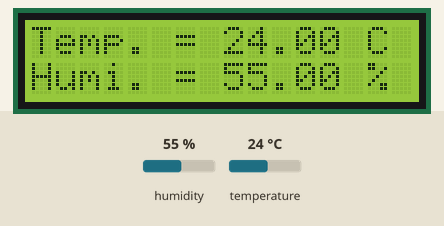
The sketch below on a simulated Arduino Uno, built with avr-gcc and run on an emulated ATmega328P. Shown: 16×2 character LCD. The inputs (shaded band) are chosen by the test bench; at power-on: humidity 55 %, temperature 24 °C.

Above: at 1.2 s.
1.3 s: humidity set to 22 %
At 3.1 s:
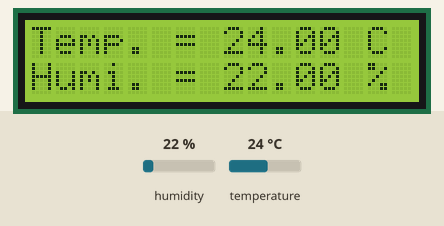
4.0 s: humidity set to 40 %
At 4.4 s:
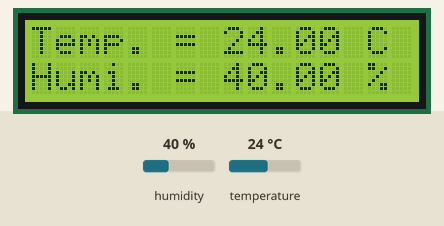
6.7 s: humidity set to 68 %
At 9.5 s:
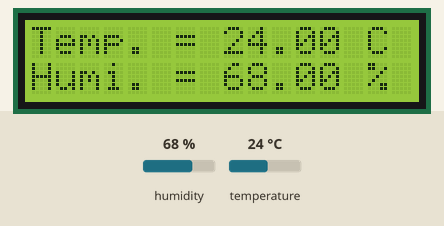
Timing chart, 0 to 11.0 s (numbered marks = the images above; inputs shaded):
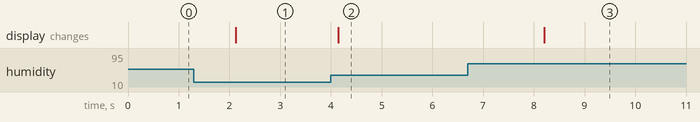

Measured:
- after the input at 1.3 s, the display: changes after 0.82 s (image 1)
- after the input at 4.0 s, the display: changes after 0.15 s (image 2)
- after the input at 6.7 s, the display: changes after 1.5 s (image 3)

The sketch:

DHT_11_LCD.ino
```cpp
#include <dht.h>
#include <LiquidCrystal.h>
LiquidCrystal LCD(10,9,5,4,3,2) ;

#define dataPin 8
dht DHT ;

void setup() {
  Serial.begin(9600);
  LCD.begin(16,2);
  LCD.setCursor(0,0);

}

void loop() {
int readData = DHT.read11(dataPin);
float t = DHT.temperature ;
float h = DHT.humidity ;

LCD.print("Temp. = " );
LCD.print(t);
LCD.print(" C " );

LCD.setCursor(0,1);
LCD.print("Humi. = ") ;
LCD.print(h);
LCD.print(" % " ) ;
delay(2000);

}
```
